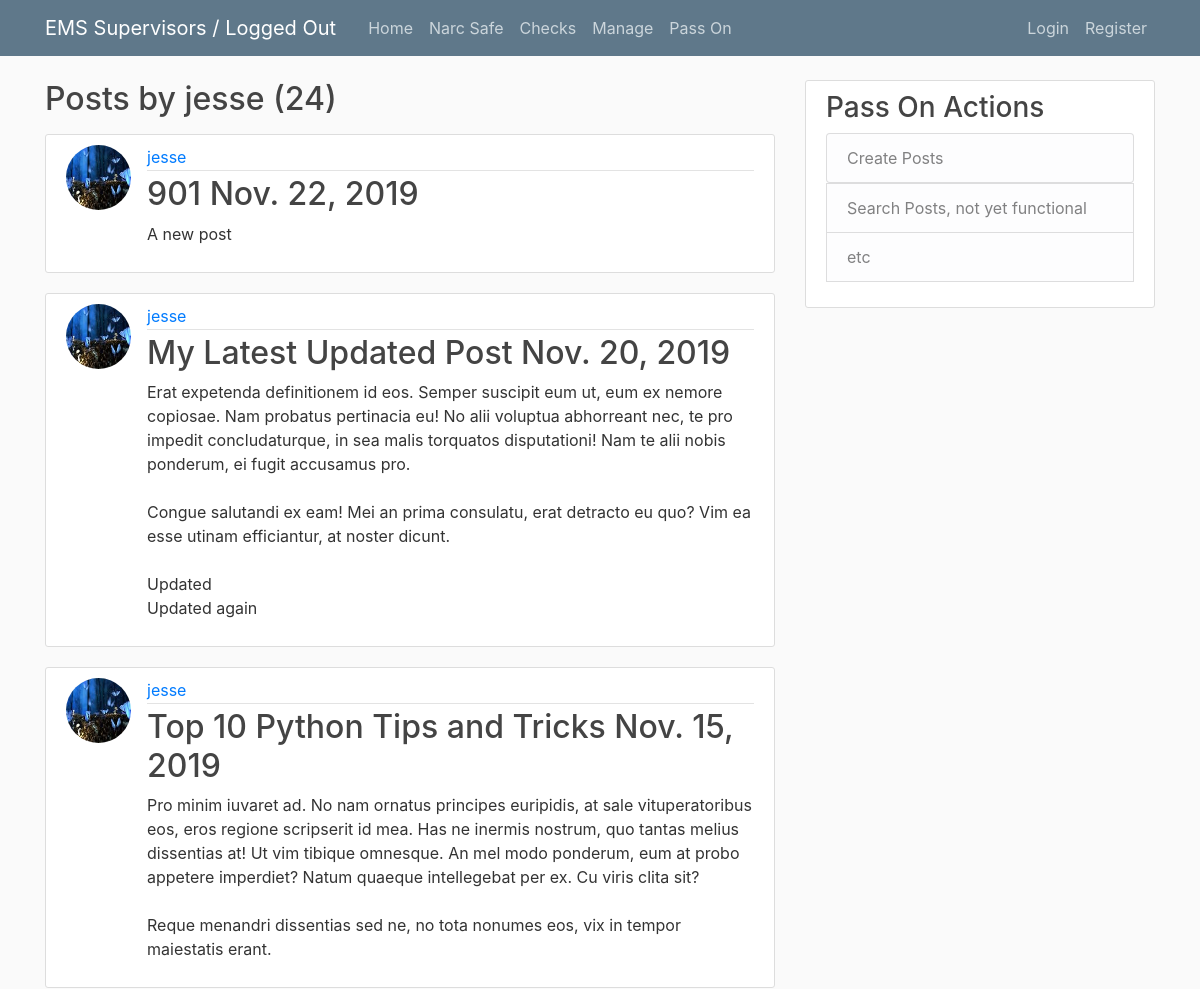
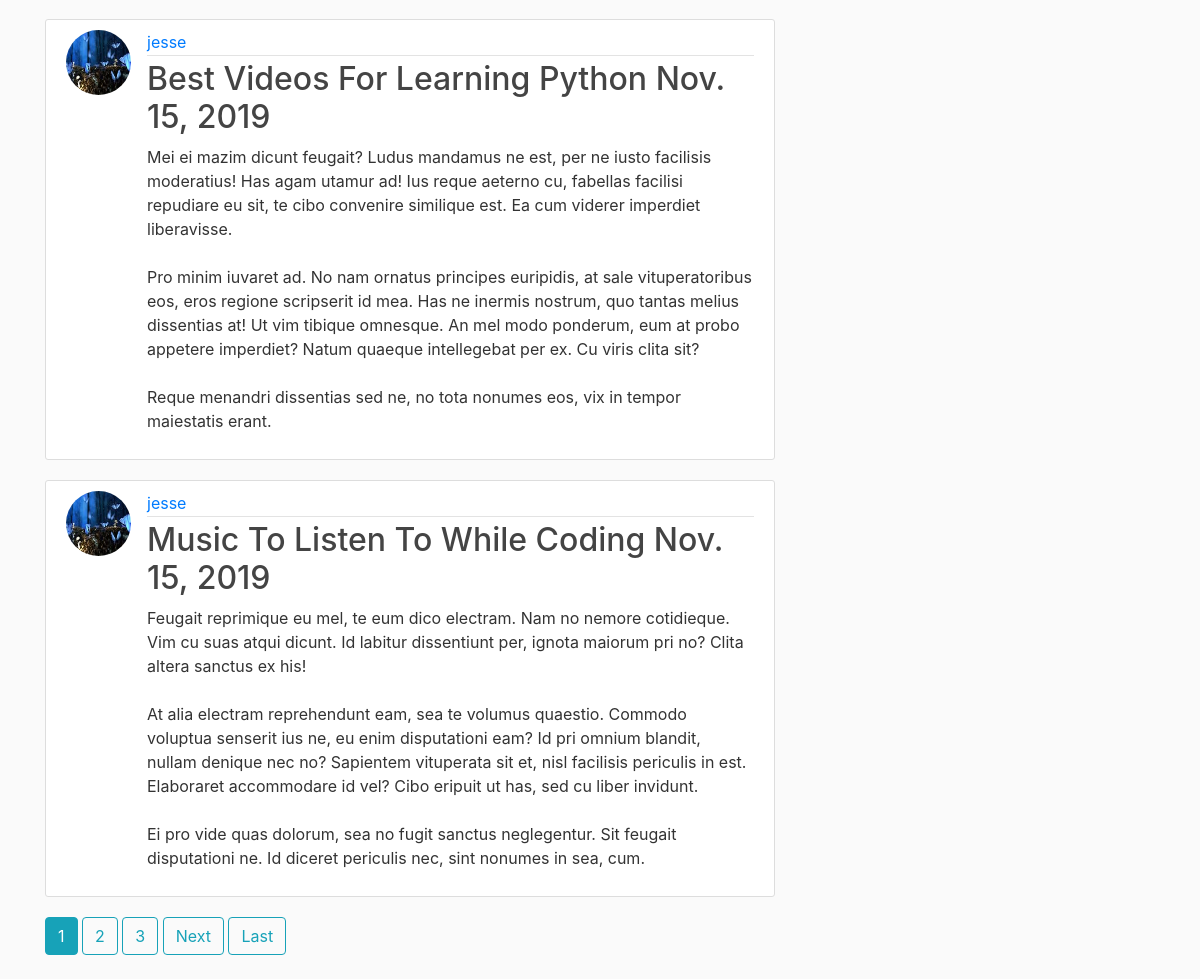
Page /user/jesse/ on the earlier database version (2 pictures, top to bottom).
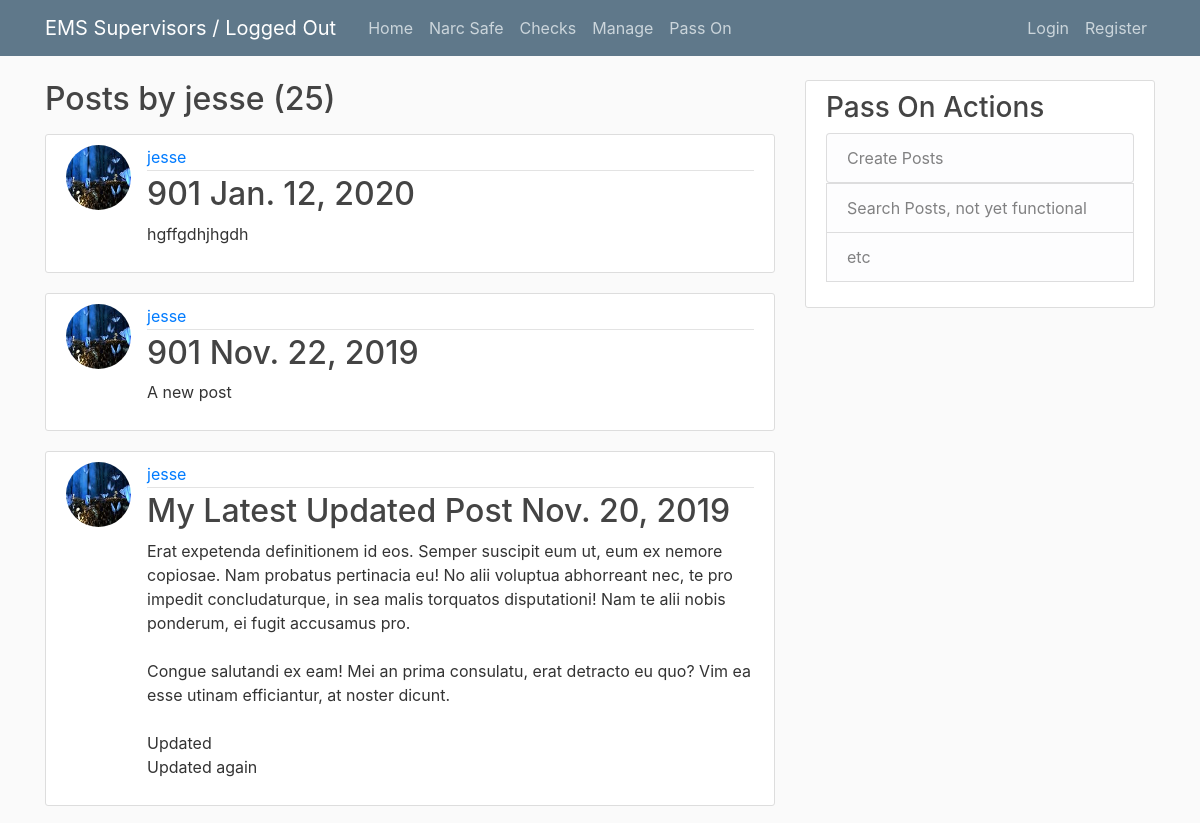
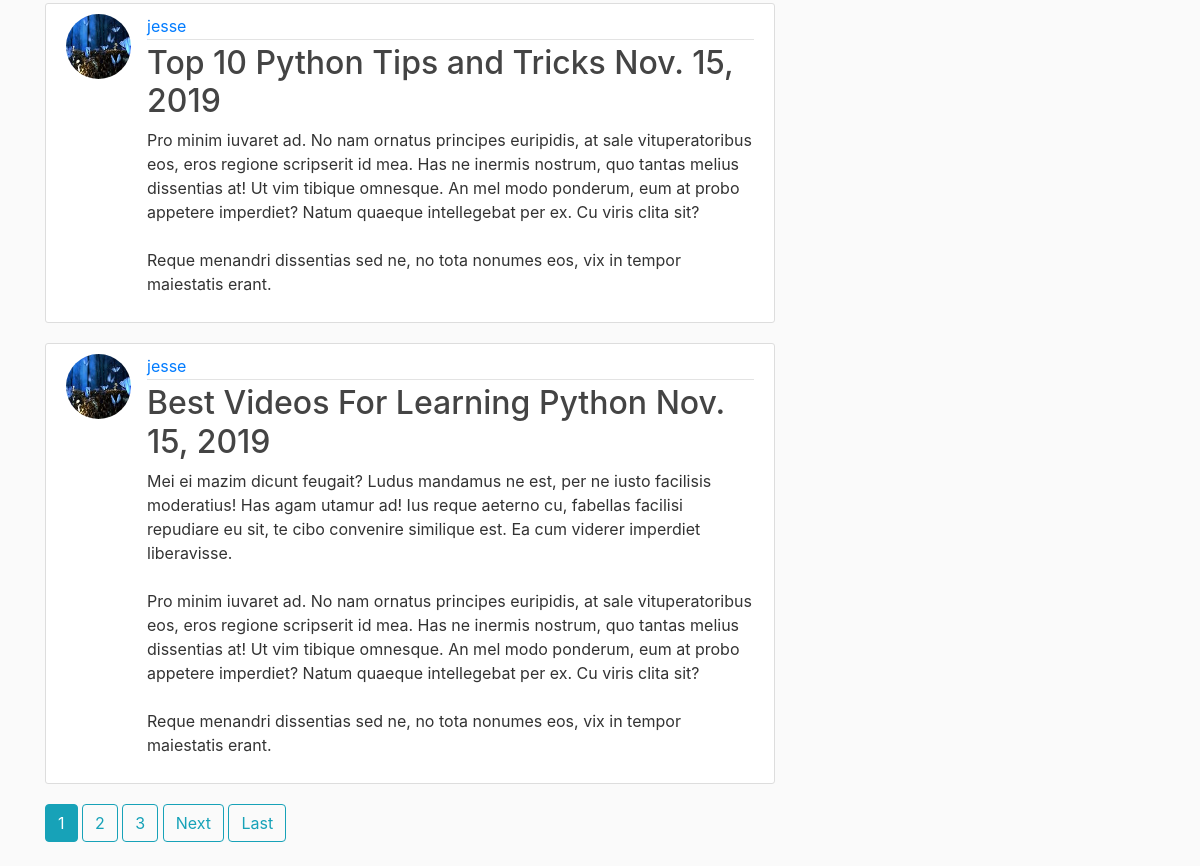
Same page on the later database version (2 pictures, top to bottom).
### blog/models.py (models this page shows, shortened)
class Post(models.Model):
    TITLE_CHOICES = (('EMS 901', 'EMS 901'), ('EMS 902', 'EMS 902'))
    title = models.CharField(max_length=100, choices=TITLE_CHOICES)
    content = models.TextField()
    date_posted = models.DateTimeField(auto_now=True)
    author = models.ForeignKey(User, on_delete=models.PROTECT)

### components/models.py (models this page shows, shortened)
class UserProfile(models.Model):
    user = models.OneToOneField(User, on_delete=models.CASCADE)
    image = models.ImageField(default='default.jpg', upload_to='profile_pics')

### blog/views.py (the view)
# urls.py: path('user/<str:username>/', UserPostListView.as_view(), name='user_posts'),
class UserPostListView(ListView): #Blog page for a specific user
    model = Post
    template_name = 'blog/user_posts.html'
    context_object_name = 'posts'
    ordering = ['-date_posted']
    paginate_by = 5
    def get_queryset(self):
        user = get_object_or_404(User, username=self.kwargs.get('username'))
        return Post.objects.filter(author=user).order_by('-date_posted')

### templates/blog/user_posts.html (shortened to what this page needs)
{% extends 'blog/blog_base.html' %}
{% block content %}
<div>
    <h2 class="mb-3" >Posts by {{ view.kwargs.username }} ({{ page_obj.paginator.count }}) </h2>
    {% for post in posts %}
        <article class="media content-section">
            <img class="rounded-circle article-img" src="{{ post.author.userprofile.image.url }}">
            <div class="media-body">
                <div class="article-metadata">
                <a class="mr-2" href="{% url 'user_posts' post.author.username %}">{{ post.author }}</a>
                </div>
                <h2><a class="article-title" href="{% url 'blog_detail' post.id %}">{{ post.title }} {{ post.date_posted|date:"DATE_FORMAT" }}</a></h2>
                <p class="article-content">{{ post.content }}</p>
            </div>
            </article>
    {% endfor %}
    {% if is_paginated %}
        {% for num in page_obj.paginator.page_range %}
            {% if page_obj.number == num %}
                <a class="btn btn-info mb-4" href="?page={{ num }}">{{ num }}</a>
            {% elif num > page_obj.number|add:'-3' and num < page_obj.number|add:'3'%}
                <a class="btn btn-outline-info mb-4" href="?page={{ num }}">{{ num }}</a>
            {% endif %}
        {% endfor %}
        {% if page_obj.has_next %}
        <a class="btn btn-outline-info mb-4" href="?page={{ page_obj.next_page_number }}">Next</a>
        <a class="btn btn-outline-info mb-4" href="?page={{ page_obj.paginator.num_pages }}">Last</a>
    {% endif %}
    {% endif %}
</div>
{% endblock %}

Differences in the rows shown:
no longer on this page (row unchanged): Post: author.userprofile.image (picture), author "jesse", title "Music To Listen To While Coding", date_posted "Nov. 15, 2019", content "Feugait reprimique eu mel, te eum dico electram. Nam no nemore cotidieque. Vim cu suas atqui dicunt. Id labitur dissentiunt per, ignota maiorum pri no? Clita altera sanctus ex his! At alia electram reprehendunt eam, sea te volumus quaestio. Commodo voluptua senserit ius ne, eu enim disputationi eam? Id pri omnium blandit, nullam denique nec no? Sapientem vituperata sit et, nisl facilisis periculis in est. Elaboraret accommodare id vel? Cibo eripuit ut has, sed cu liber invidunt. Ei pro vide quas dolorum, sea no fugit sanctus neglegentur. Sit feugait disputationi ne. Id diceret periculis nec, sint nonumes in sea, cum."
added Post: author.userprofile.image (picture), author "jesse", title "901", date_posted "Jan. 12, 2020", content "hgffgdhjhgdh"
Other differences:
{{ page_obj.paginator.count }}: "24" → "25"
